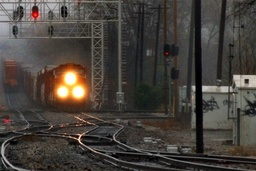
#> input picture image_work3/1.jpg, 256 x 171 px, shrunk from 600 x 400 before the run, found by its file name
$ python test2.py   (Python 2 division)
#> lines starting #> are read from the running program, lines starting #| are printed output that depends on the picture
import cv2 as cv
import numpy as np
import matplotlib.pyplot as plt
import math
import copy

def spilt(a):
  if a % 2 == 0:
    x1 = x2 = a / 2
  else:
    x1 = math.floor(a / 2)
    x2 = a - x1
  return -x1, x2

def original(i, j, k, a, b, img):
  x1, x2 = spilt(a)
  y1, y2 = spilt(b)
  temp = np.zeros(a * b)
  count = 0
  for m in range(x1, x2):
    for n in range(y1, y2):
      if i + m < 0 or i + m > img.shape[0] - 1 or j + n < 0 or j + n > img.shape[1] - 1:
        temp[count] = img[i, j, k]
      else:
        temp[count] = img[i + m, j + n, k]
      count += 1
  return temp

def min_functin(a, b, img):
    img0 = copy.copy(img)
    for i in range(0, img.shape[0]):
        for j in range(2, img.shape[1]):
            for k in range(img.shape[2]):
                temp = original(i, j, k, a, b, img0)
                img[i, j, k] = np.min(temp)
    return img


def darkChannel():
    for i in range(rows):
        for j in range(cols):
            minDt = min(img_ary[i][j][0], img_ary[i][j][1], img_ary[i][j][2])
            for k in range(channels):
                dc[i][j][k] = minDt

kenlRatio = 0.01
minAtomsLight = 240

img_name = "image_work2/1.jpg"
img = cv.imread(img_name) # 读取图片
#> img is the input picture: shape (171, 256, 3); mean B, G, R 59.8, 65.4, 70.9
cv.imshow("original", img)

img_ary = np.array(img)
rows, cols, channels = img.shape # 行，列，通道数
#> rows = 171; cols = 256; channels = 3
dc = np.empty([rows, cols, channels], dtype=int)


darkChannel() # 暗通道
#> after the loop in darkChannel, `for i in range(rows):`:
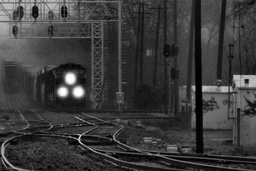
#> dc: shape (171, 256, 3) int64; min 0, max 255, mean 59.3
plt.imshow(dc)
plt.axis("off")
plt.show()

krnlsz = max(3, rows * kenlRatio, cols * kenlRatio)  # 滤波窗口尺寸
#> krnlsz = 3
# dc2 = cv.erode(dc, np.ones((10, 10)))
dc2 = min_functin(math.ceil(krnlsz), math.ceil(krnlsz), copy.copy(dc))
#> after the loop in min_functin, `for i in range(0, img.shape[0]):`:
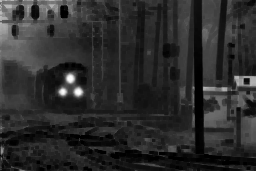
#> img: shape (171, 256, 3) int64; min 0, max 252, mean 44.3

plt.imshow(dc2)
plt.axis("off")
plt.show()


# [5 lines of commented-out code are left out]
